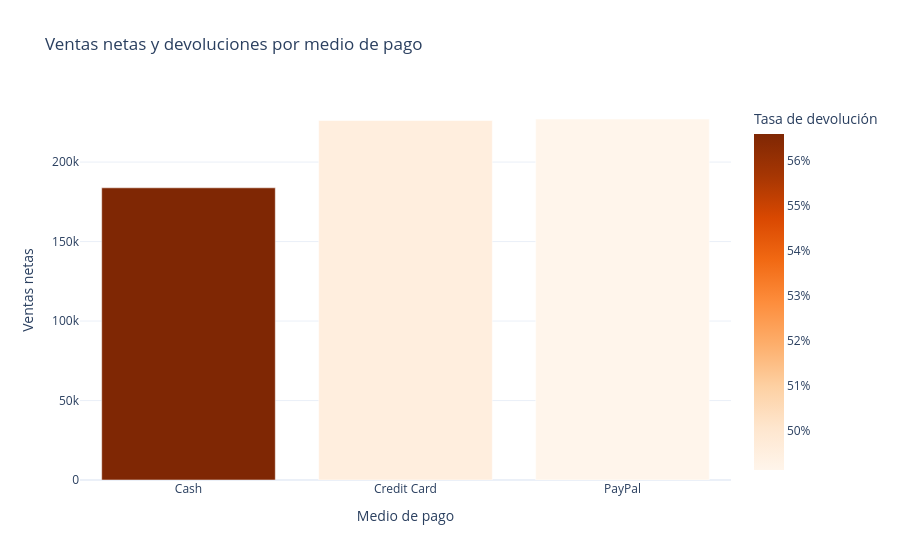

The cell this chart's notebook holds for it:
### Code cell
# ¿Qué medios de pago combinan ventas netas y tasas de devolución que requieren investigación?

payment_summary = (
    sales.groupby("PaymentMethod")
    .agg(
        orders=("OrderID", "size"),
        gross_sales=("TotalAmount", "sum"),
        returned_amount=("ReturnedAmount", "sum"),
        net_sales=("NetAmount", "sum"),
        return_rate=("IsReturned", "mean"),
    )
    .reset_index()
)
fig = px.bar(
    payment_summary,
    x="PaymentMethod",
    y="net_sales",
    color="return_rate",
    color_continuous_scale="Oranges",
    hover_data=["orders", "returned_amount"],
    title="Ventas netas y devoluciones por medio de pago",
    labels={
        "PaymentMethod": "Medio de pago",
        "net_sales": "Ventas netas",
        "return_rate": "Tasa de devolución",
    },
)
fig.update_coloraxes(colorbar_tickformat=".0%")
fig.update_layout(template="plotly_white")
fig.show()

### Figure 1 — Plotly figure (JSON) as saved in the notebook; plotly's stock layout.template omitted (floating-point values rounded to 4 significant figures)
{"data": [{"alignmentgroup": "True", "customdata": [[311, 234900.0], [343, 185100.0], [346, 223700.0]], "hovertemplate": "Medio de pago=%{x}<br>Ventas netas=%{y}<br>orders=%{customdata[0]}<br>returned_amount=%{customdata[1]}<br>Tasa de devolución=%{marker.color}<extra></extra>", "legendgroup": "", "marker": {"color": [0.5659, 0.4956, 0.4913], "coloraxis": "coloraxis", "pattern": {"shape": ""}}, "name": "", "offsetgroup": "", "orientation": "v", "showlegend": false, "textposition": "auto", "type": "bar", "x": ["Cash", "Credit Card", "PayPal"], "xaxis": "x", "y": [183800.0, 226100.0, 227100.0], "yaxis": "y"}], "layout": {"barmode": "relative", "coloraxis": {"colorbar": {"tickformat": ".0%", "title": {"text": "Tasa de devolución"}}, "colorscale": [[0, "rgb(255,245,235)"], [0.125, "rgb(254,230,206)"], [0.25, "rgb(253,208,162)"], [0.375, "rgb(253,174,107)"], [0.5, "rgb(253,141,60)"], [0.625, "rgb(241,105,19)"], [0.75, "rgb(217,72,1)"], [0.875, "rgb(166,54,3)"], [1, "rgb(127,39,4)"]]}, "legend": {"tracegroupgap": 0}, "title": {"text": "Ventas netas y devoluciones por medio de pago"}, "xaxis": {"anchor": "y", "domain": [0, 1], "title": {"text": "Medio de pago"}}, "yaxis": {"anchor": "x", "domain": [0, 1], "title": {"text": "Ventas netas"}}}}
